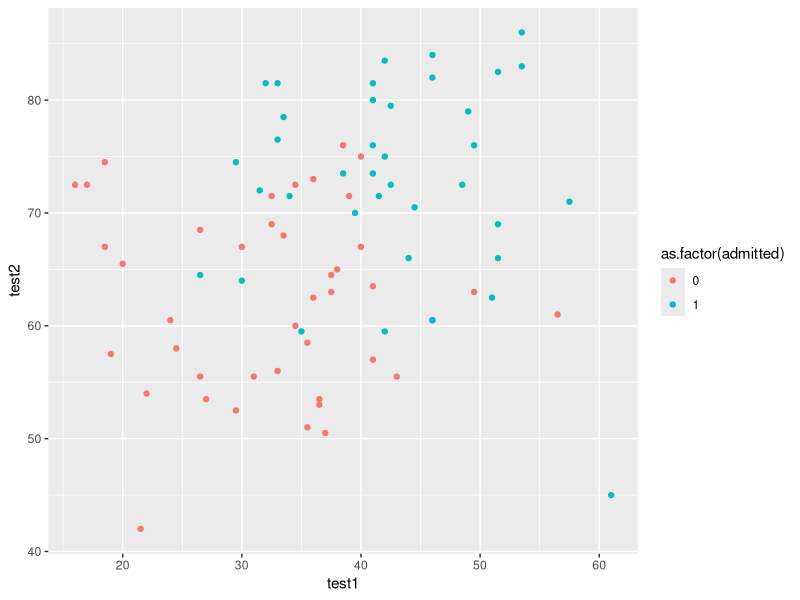

Write R code to recreate this figure.
## ---- chunk 1
knitr::opts_chunk$set(echo = TRUE)
## ---- chunk 2
library(dplyr)
library(ggplot2)
## ---- chunk 3
exam_x = read.delim("data/ex4x.dat", sep = " ")
exam_y = read.delim("data/ex4y.dat")

# cleaning the data 
exam_x <- exam_x[ ,c(4, 7)]
colnames(exam_x) <- c("test1", "test2")
colnames(exam_y) <- "admitted"
exam_df <- dplyr::bind_cols(exam_x, exam_y)
## ---- chunk 4
ggplot2::ggplot(exam_df, ggplot2::aes(x = test1, y = test2, col = as.factor(admitted))) +
  ggplot2::geom_point()
## ---- chunk 5
# sigmoid
g = function (z) {
  return (1 / (1 + exp(-z) ))
} # plot(g(c(1,2,3,4,5,6)))

# hypothesis 
h = function (x,th) {
  return( g(x %*% th) )
} # h(x,th)

# cost
J = function (x,y,th,m) {
  return( 1/m * sum(-y * log(h(x,th)) - (1 - y) * log(1 - h(x,th))) )
} # J(x,y,th,m)

# derivative of J (gradient)
grad = function (x,y,th,m) {
  return( 1/m * t(x) %*% (h(x, th) - y))
} # grad(x,y,th,m)

# Hessian
H = function (x,y,th,m) {
  return (1/m * t(x) %*% x * diag(h(x,th)) * diag(1 - h(x,th)))
} # H(x,y,th,m)

basic.mle <- function(x, y) {
  j = array(0, c(10,1))
  m = length(x$test1)
  # eliminate matrix, use for to see what happens to the dataframe
  x = matrix(c(rep(1, m), x$test1, x$test2), ncol=3)
  y_calc = matrix(y$admitted, ncol=1)
  th = matrix(0,3)
  for (i in 1:10) {
     #update j at every iteration and keep only the last j calculated
      j = J(x, y, th, m) # stores each iteration Cost
      th = th - solve(H(x,y_calc,th,m)) %*% grad(x,y_calc,th,m) 
  }
  th
}

theta <- basic.mle(exam_x, exam_y)

# -16.38
# 0.1483
# 0.1589
# Model = theta[1] + theta[2] * x$test1 + theta[3] * x$test_2
y_test <- theta[1] + theta[2] * 20 + theta[3] * 80
## ---- chunk 6
basic.cv <- function(dataset, var) {
  n_folds = 4
  dataset_copy <- dataset
  fold_size <- as.numeric(nrow(dataset) / n_folds)
  dataset_split <- data.frame(test1 = numeric(),
                              test2 = numeric(),
                              admitted = logical())
	for (fold in 1:n_folds) { 
	  fold_r = data.frame(test1 = numeric(),
                              test2 = numeric(),
                              admitted = logical())
	  while(fold < fold_size) {
	    index <- sample(1:nrow(dataset), 1)
	    fold_r <- rbind(fold_r, dataset[index, ]) 
	    fold = fold + 1
	  }
	  dataset_split <- rbind(dataset_split, fold_r)
	  dataset_split
 }
}

x <- basic.cv(exam_df, 1)
## ---- chunk 7
basic.modelcomparison <- function() {
  
}
## ---- chunk 8
basic.modelselection <- function() {
  
}
## ---- chunk 9

## ---- chunk 10

## ---- chunk 11
mle <- function(x, y) {
  # add intercept term to predictors
  x$intercept = 1
  # initialise fitting parameters
  theta = numeric(3)
  # sigmoid function
  g = 
  for (i in 1:100) {
    
  }
}
## ---- chunk 12
cv <- function(sample, var) {
  
}
## ---- chunk 13
modelcomparison <- function() {
  
}
## ---- chunk 14
modelselection <- function() {
  
}
## ---- chunk 15

## ---- chunk 16

## ---- chunk 17

